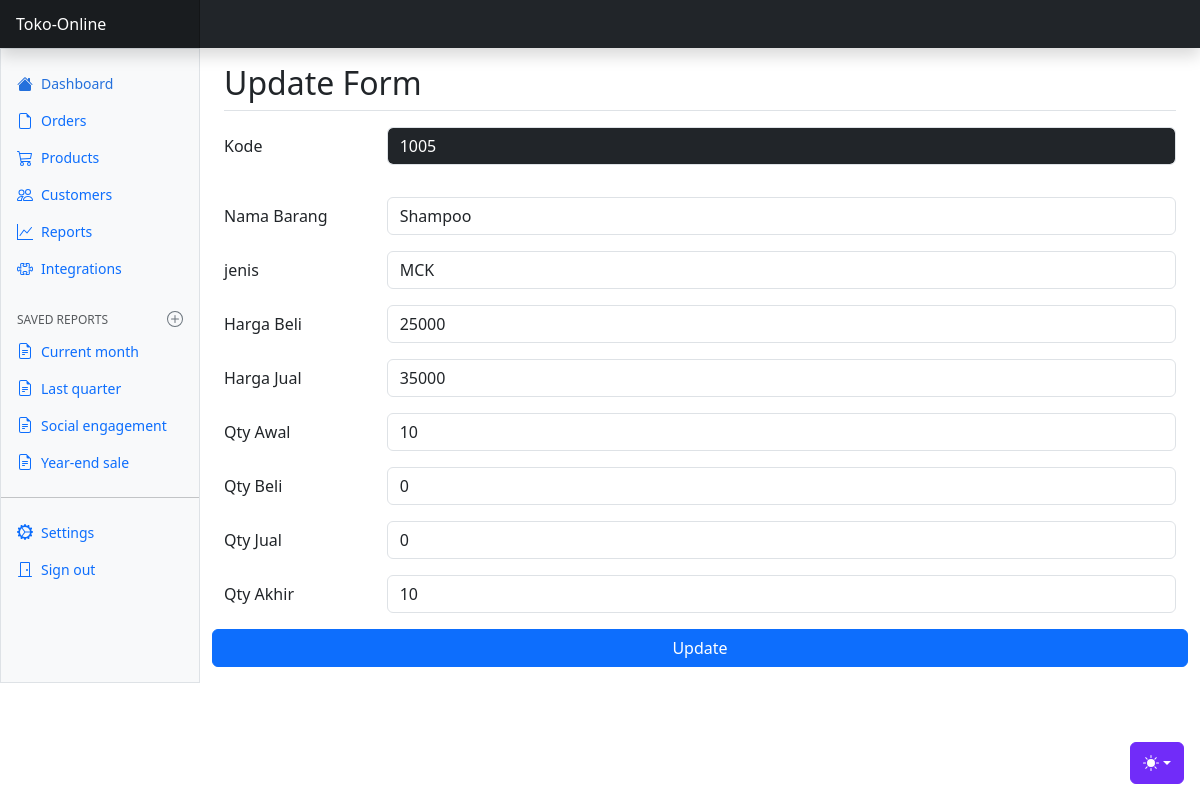
Screenshot of /admin/index.php?page=products&id=1005 with the database file from the repository.
### tables this page shows
CREATE TABLE `barang` (
  `kode` char(8) NOT NULL,
  `barang` varchar(100) NOT NULL,
  `jenis` char(20) NOT NULL,
  `hbeli` int NOT NULL DEFAULT '0',
  `hjual` int NOT NULL DEFAULT '0',
  `qtyawal` int NOT NULL DEFAULT '0',
  `qtybeli` int NOT NULL DEFAULT '0',
  `qtyjual` int NOT NULL DEFAULT '0',
  `qtyakhir` int NOT NULL DEFAULT '0',
  `gambar` varchar(200) NOT NULL,
  PRIMARY KEY (`kode`)
);

### admin/main/barang/ubah.php (the view, shortened to what this page needs)
<?php
require_once("../config/koneksi.php");
if (isset($_GET['id'])) {
    $kode = $_GET['id'];
    $hasil = mysqli_query($conn, "SELECT * FROM barang WHERE kode='$kode'");
    $baris = mysqli_fetch_assoc($hasil);
}
?>
<h2 class="pt-3 pb-2 mb-3 border-bottom">Update Form</h2>
<form action="" method="post">
    <div class="row mb-3">
        <label for="kode" class="col-sm-2 col-form-label">Kode</label>
        <div class="col-sm-10">
            <p class="form-control bg-dark text-white"><?= $id ?></p>
        </div>
    </div>
    <div class="row mb-3">
        <label for="barang" class="col-sm-2 col-form-label">Nama Barang</label>
        <div class="col-sm-10">
            <input type="text" class="form-control" id="barang" name="barang" value="<?= $baris['barang'] ?>">
        </div>
    </div>
    <div class="row mb-3">
        <label for="jenis" class="col-sm-2 col-form-label">jenis</label>
        <div class="col-sm-10">
            <input type="text" class="form-control" id="jenis" name="jenis" value="<?= $baris['jenis'] ?>">
        </div>
    </div>
    <div class="row mb-3">
        <label for="hbeli" class="col-sm-2 col-form-label">Harga Beli</label>
        <div class="col-sm-10">
            <input type="number" class="form-control" id="hbeli" name="hbeli" value="<?= $baris['hbeli'] ?>">
        </div>
    </div>
    <div class="row mb-3">
        <label for="hjual" class="col-sm-2 col-form-label">Harga Jual</label>
        <div class="col-sm-10">
            <input type="number" class="form-control" id="hjual" name="hjual" value="<?= $baris['hjual'] ?>">
        </div>
    </div>
    <div class="row mb-3">
        <label for="qtyawal" class="col-sm-2 col-form-label">Qty Awal</label>
        <div class="col-sm-10">
            <input type="number" class="form-control" id="qtyawal" name="qtyawal" value="<?= $baris['qtyawal'] ?>">
        </div>
    </div>
    <div class="row mb-3">
        <label for="qtybeli" class="col-sm-2 col-form-label">Qty Beli</label>
        <div class="col-sm-10">
            <input type="number" class="form-control" id="qtybeli" name="qtybeli" value="<?= $baris['qtybeli'] ?>">
        </div>
    </div>
    <div class="row mb-3">
        <label for="qtyjual" class="col-sm-2 col-form-label">Qty Jual</label>
        <div class="col-sm-10">
            <input type="number" class="form-control" id="qtyjual" name="qtyjual" value="<?= $baris['qtyjual'] ?>">
        </div>
    </div>
    <div class="row mb-3">
        <label for="qtyakhir" class="col-sm-2 col-form-label">Qty Akhir</label>
        <div class="col-sm-10">
            <input type="number" class="form-control" id="qtyakhir" name="qtyakhir" value="<?= $baris['qtyakhir'] ?>">
        </div>
    </div>
    <div class="row mb-3">
        <button type="submit" name="update" class="btn btn-primary">Update</button>
    </div>
</form>

### rows the page displays
barang: barang "Shampoo", jenis "MCK", hbeli "25000", hjual "35000", qtyawal "10", qtybeli "0", qtyjual "0", qtyakhir "10"

### other values shown
$id "1005"
